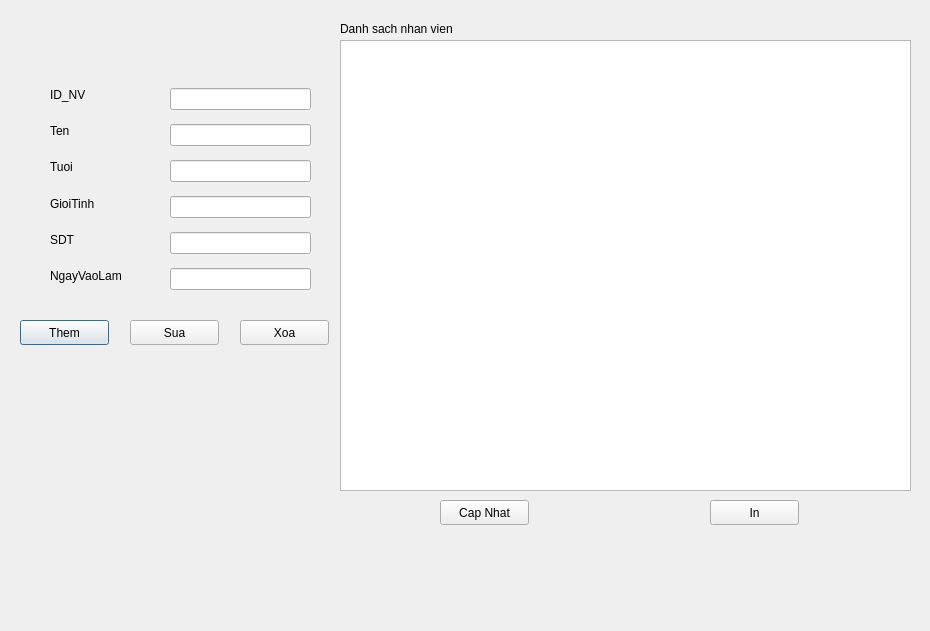
<?xml version="1.0" encoding="UTF-8"?>
<ui version="4.0">
 <class>Nhanvien</class>
 <widget class="QDialog" name="Nhanvien">
  <property name="geometry">
   <rect>
    <x>0</x>
    <y>0</y>
    <width>930</width>
    <height>631</height>
   </rect>
  </property>
  <property name="windowTitle">
   <string>Dialog</string>
  </property>
  <widget class="QPushButton" name="pushButton">
   <property name="geometry">
    <rect>
     <x>20</x>
     <y>320</y>
     <width>89</width>
     <height>25</height>
    </rect>
   </property>
   <property name="text">
    <string>Them</string>
   </property>
  </widget>
  <widget class="QWidget" name="layoutWidget">
   <property name="geometry">
    <rect>
     <x>50</x>
     <y>80</y>
     <width>121</width>
     <height>211</height>
    </rect>
   </property>
   <layout class="QVBoxLayout" name="verticalLayout">
    <item>
     <widget class="QLabel" name="label_6">
      <property name="text">
       <string>ID_NV</string>
      </property>
     </widget>
    </item>
    <item>
     <widget class="QLabel" name="label">
      <property name="text">
       <string>Ten</string>
      </property>
     </widget>
    </item>
    <item>
     <widget class="QLabel" name="label_5">
      <property name="text">
       <string>Tuoi</string>
      </property>
     </widget>
    </item>
    <item>
     <widget class="QLabel" name="label_2">
      <property name="text">
       <string>GioiTinh</string>
      </property>
     </widget>
    </item>
    <item>
     <widget class="QLabel" name="label_3">
      <property name="text">
       <string>SDT</string>
      </property>
     </widget>
    </item>
    <item>
     <widget class="QLabel" name="label_4">
      <property name="text">
       <string>NgayVaoLam</string>
      </property>
     </widget>
    </item>
   </layout>
  </widget>
  <widget class="QWidget" name="layoutWidget_2">
   <property name="geometry">
    <rect>
     <x>170</x>
     <y>80</y>
     <width>141</width>
     <height>221</height>
    </rect>
   </property>
   <layout class="QVBoxLayout" name="verticalLayout_2">
    <item>
     <widget class="QLineEdit" name="lineEdit_idNV"/>
    </item>
    <item>
     <widget class="QLineEdit" name="lineEdit_ten"/>
    </item>
    <item>
     <widget class="QLineEdit" name="lineEdit_tuoi"/>
    </item>
    <item>
     <widget class="QLineEdit" name="lineEdit_gioiTinh"/>
    </item>
    <item>
     <widget class="QLineEdit" name="lineEdit_sdt"/>
    </item>
    <item>
     <widget class="QLineEdit" name="lineEdit_NVL"/>
    </item>
   </layout>
  </widget>
  <widget class="QPushButton" name="pushButton_2">
   <property name="geometry">
    <rect>
     <x>130</x>
     <y>320</y>
     <width>89</width>
     <height>25</height>
    </rect>
   </property>
   <property name="text">
    <string>Sua</string>
   </property>
  </widget>
  <widget class="QPushButton" name="pushButton_3">
   <property name="geometry">
    <rect>
     <x>240</x>
     <y>320</y>
     <width>89</width>
     <height>25</height>
    </rect>
   </property>
   <property name="text">
    <string>Xoa</string>
   </property>
  </widget>
  <widget class="QTableView" name="tableView">
   <property name="geometry">
    <rect>
     <x>340</x>
     <y>40</y>
     <width>571</width>
     <height>451</height>
    </rect>
   </property>
  </widget>
  <widget class="QPushButton" name="pushButton_4">
   <property name="geometry">
    <rect>
     <x>440</x>
     <y>500</y>
     <width>89</width>
     <height>25</height>
    </rect>
   </property>
   <property name="text">
    <string>Cap Nhat</string>
   </property>
  </widget>
  <widget class="QLabel" name="label_7">
   <property name="geometry">
    <rect>
     <x>340</x>
     <y>20</y>
     <width>201</width>
     <height>17</height>
    </rect>
   </property>
   <property name="text">
    <string>Danh sach nhan vien</string>
   </property>
  </widget>
  <widget class="QPushButton" name="pushButton_5">
   <property name="geometry">
    <rect>
     <x>710</x>
     <y>500</y>
     <width>89</width>
     <height>25</height>
    </rect>
   </property>
   <property name="text">
    <string>In</string>
   </property>
  </widget>
 </widget>
 <resources/>
 <connections/>
</ui>
